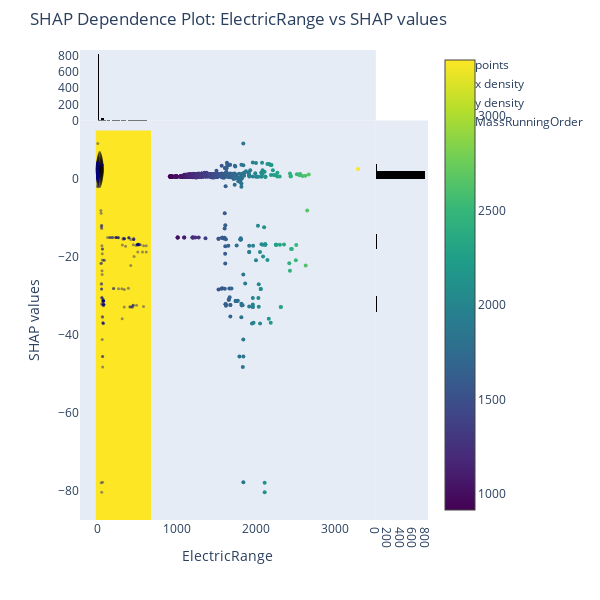
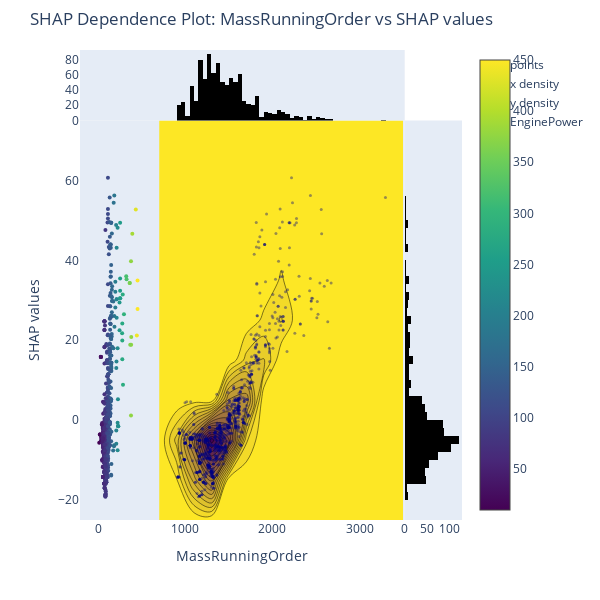

Notebook source saved alongside these figures, in order:
### Code cell
# Create a SHAP explainer and calculate SHAP values
explainer = shap.TreeExplainer(model)
shap_values = explainer.shap_values(X_test)

# Create a SHAP explanation object
shap_explanation = shap.Explanation(values=shap_values, data=X_train, feature_names=X_train.columns)

# Generate SHAP summary plot
shap.summary_plot(shap_values, X_test, plot_type="bar")

# Generate SHAP dependence plots
co2.viz.plot_shap_dependence("ElectricRange", "MassRunningOrder", shap_values, X_test)
co2.viz.plot_shap_dependence("MassRunningOrder", "EnginePower", shap_values, X_test)

# Visualize the first tree from the model
xgb.to_graphviz(model, num_trees=0)

co2.data.save_shap_values(shap_values, X_test)

### Figure 1 — Plotly figure (JSON) as saved in the notebook; plotly's stock layout.template omitted (floating-point values rounded to 4 significant figures; data arrays with more than 128 entries replaced by an {"elided": "..."} marker saying what was removed)
{"data": [{"marker": {"color": "rgb(0, 0, 128)", "opacity": 0.4, "size": 3}, "mode": "markers", "name": "points", "type": "scatter", "x": {"elided": "950 int values"}, "y": {"elided": "950 float values"}}, {"colorscale": [[0, "rgb(68, 1, 84)"], [1, "rgb(253, 231, 37)"]], "name": "density", "ncontours": 20, "reversescale": true, "showscale": false, "type": "histogram2dcontour", "x": {"elided": "950 int values"}, "y": {"elided": "950 float values"}}, {"marker": {"color": "rgb(0, 0, 0)"}, "name": "x density", "type": "histogram", "x": {"elided": "950 int values"}, "yaxis": "y2"}, {"marker": {"color": "rgb(0, 0, 0)"}, "name": "y density", "type": "histogram", "xaxis": "x2", "y": {"elided": "950 float values"}}, {"marker": {"color": {"elided": "950 int values"}, "colorscale": [[0, "#440154"], [0.1111, "#482878"], [0.2222, "#3e4989"], [0.3333, "#31688e"], [0.4444, "#26828e"], [0.5556, "#1f9e89"], [0.6667, "#35b779"], [0.7778, "#6ece58"], [0.8889, "#b5de2b"], [1, "#fde725"]], "showscale": true, "size": 4}, "mode": "markers", "name": "MassRunningOrder", "text": {"elided": "950 int values"}, "type": "scatter", "x": {"elided": "950 int values"}, "y": {"elided": "950 float values"}}], "layout": {"autosize": false, "bargap": 0, "height": 600, "hovermode": "closest", "margin": {"t": 50}, "showlegend": true, "title": {"text": "SHAP Dependence Plot: ElectricRange vs SHAP values"}, "width": 600, "xaxis": {"domain": [0, 0.85], "showgrid": false, "title": {"text": "ElectricRange"}, "zeroline": false}, "xaxis2": {"domain": [0.85, 1], "showgrid": false, "zeroline": false}, "yaxis": {"domain": [0, 0.85], "showgrid": false, "title": {"text": "SHAP values"}, "zeroline": false}, "yaxis2": {"domain": [0.85, 1], "showgrid": false, "zeroline": false}}}

### Figure 2 — Plotly figure (JSON) as saved in the notebook; plotly's stock layout.template omitted (floating-point values rounded to 4 significant figures; data arrays with more than 128 entries replaced by an {"elided": "..."} marker saying what was removed)
{"data": [{"marker": {"color": "rgb(0, 0, 128)", "opacity": 0.4, "size": 3}, "mode": "markers", "name": "points", "type": "scatter", "x": {"elided": "950 int values"}, "y": {"elided": "950 float values"}}, {"colorscale": [[0, "rgb(68, 1, 84)"], [1, "rgb(253, 231, 37)"]], "name": "density", "ncontours": 20, "reversescale": true, "showscale": false, "type": "histogram2dcontour", "x": {"elided": "950 int values"}, "y": {"elided": "950 float values"}}, {"marker": {"color": "rgb(0, 0, 0)"}, "name": "x density", "type": "histogram", "x": {"elided": "950 int values"}, "yaxis": "y2"}, {"marker": {"color": "rgb(0, 0, 0)"}, "name": "y density", "type": "histogram", "xaxis": "x2", "y": {"elided": "950 float values"}}, {"marker": {"color": {"elided": "950 int values"}, "colorscale": [[0, "#440154"], [0.1111, "#482878"], [0.2222, "#3e4989"], [0.3333, "#31688e"], [0.4444, "#26828e"], [0.5556, "#1f9e89"], [0.6667, "#35b779"], [0.7778, "#6ece58"], [0.8889, "#b5de2b"], [1, "#fde725"]], "showscale": true, "size": 4}, "mode": "markers", "name": "EnginePower", "text": {"elided": "950 int values"}, "type": "scatter", "x": {"elided": "950 int values"}, "y": {"elided": "950 float values"}}], "layout": {"autosize": false, "bargap": 0, "height": 600, "hovermode": "closest", "margin": {"t": 50}, "showlegend": true, "title": {"text": "SHAP Dependence Plot: MassRunningOrder vs SHAP values"}, "width": 600, "xaxis": {"domain": [0, 0.85], "showgrid": false, "title": {"text": "MassRunningOrder"}, "zeroline": false}, "xaxis2": {"domain": [0.85, 1], "showgrid": false, "zeroline": false}, "yaxis": {"domain": [0, 0.85], "showgrid": false, "title": {"text": "SHAP values"}, "zeroline": false}, "yaxis2": {"domain": [0.85, 1], "showgrid": false, "zeroline": false}}}
